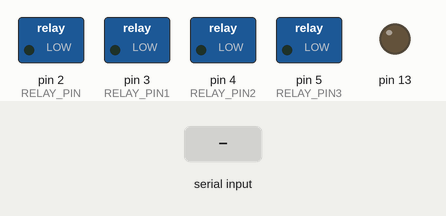
Simulated run of this sketch. Board: Arduino Uno, built with avr-gcc and run on an emulated ATmega328P. Shown: switched loads named in the sketch (green lamp = pin HIGH), output pins drawn as LEDs (lit = HIGH). The test bench sets the inputs (shaded band). What the sketch prints to the serial monitor is not drawn.

Above: at 1.2 s.
1.3 s: "0" received over Serial
At 1.7 s:
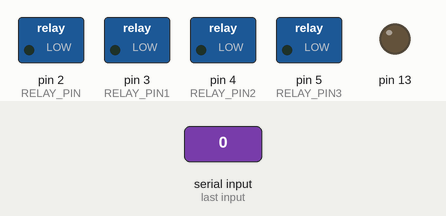
2.8 s: "1" received over Serial
At 4.0 s:
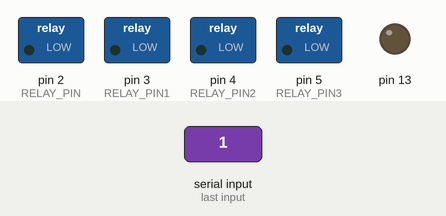
4.3 s: "2" received over Serial
At 5.2 s:
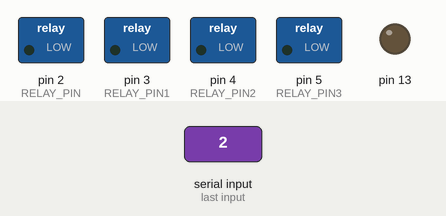
5.8 s: "3" received over Serial
At 6.3 s:
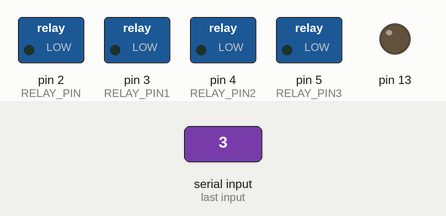
Timing chart, 0 to 8.3 s (numbered marks = the images above; inputs shaded):
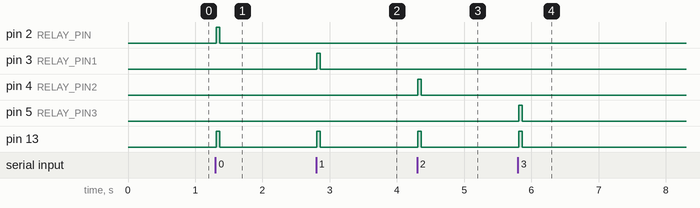

Measured:
- after the input at 1.3 s, pin 2 (RELAY_PIN), pin 13: LOW → HIGH at once, → LOW 0.05 s later
- after the input at 2.8 s, pin 3 (RELAY_PIN1), pin 13: LOW → HIGH at once, → LOW 0.05 s later
- after the input at 4.3 s, pin 4 (RELAY_PIN2), pin 13: LOW → HIGH at once, → LOW 0.05 s later
- after the input at 5.8 s, pin 5 (RELAY_PIN3), pin 13: LOW → HIGH at once, → LOW 0.05 s later

The sketch:

4Relays_to_COM.ino.ino
```cpp
char dado;
String dados="";
String recebido;
const int RELAY_PIN = 2;
const int RELAY_PIN1 = 3;
const int RELAY_PIN2 = 4;
const int RELAY_PIN3 = 5;

void setup() {
  Serial.begin(9600);
  pinMode(13, OUTPUT);
  pinMode(RELAY_PIN, OUTPUT);
  pinMode(RELAY_PIN1, OUTPUT);
  pinMode(RELAY_PIN2, OUTPUT);
  pinMode(RELAY_PIN3, OUTPUT);
}

void loop() {
  recebido = lerSerial();
  if (recebido.length()>0) {
    Serial.print(recebido);
    if (recebido == "0"){
      digitalWrite(13, HIGH);
      digitalWrite(RELAY_PIN, HIGH);
      delay(50);
      digitalWrite(13, LOW);
      digitalWrite(RELAY_PIN, LOW);
    }

    if (recebido == "1") {
      digitalWrite(13, HIGH);
      digitalWrite(RELAY_PIN1, HIGH);
      delay(50);
      digitalWrite(13, LOW);
      digitalWrite(RELAY_PIN1, LOW);

    }
    if (recebido == "2") {
      digitalWrite(13, HIGH);
      digitalWrite(RELAY_PIN2, HIGH);
      delay(50);
      digitalWrite(13, LOW);
      digitalWrite(RELAY_PIN2, LOW);

    }
    if (recebido == "3") {
      digitalWrite(13, HIGH);
      digitalWrite(RELAY_PIN3, HIGH);
      delay(50);
      digitalWrite(13, LOW);
      digitalWrite(RELAY_PIN3, LOW);

    }
  }
}

String lerSerial(){
  dados ="";
  dado=' ';
  while(Serial.available()>0){
    dado = (byte)Serial.read();
    dados += dado;
    dado = ' ';
    delay(10);
  }
  return dados;
}
```
